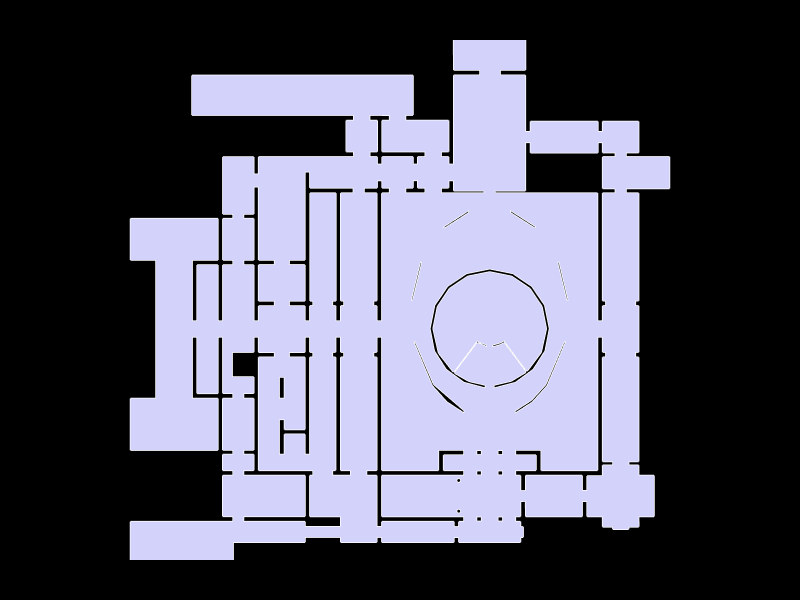

Here is the notebook cell this chart was saved with:
### Markdown cell above
## 6. Show the geometry

### Code cell
show_save(gallery,
          camera=[0,0,6],
          faceColor=[210,210,250],
          faceOpacity=1,
          edgeColor="white",
          edgeWidth=3,
          showVertices=False,
          backgroundColor="black",
          width=800,
          height=600,
          renderer=renderer,
          save_path=r"D:\Marina\MaCAD 2025\3 SEMESTER\Graph ML\graph_ml\graph_ml\A2_Spacial_Intelligence\2D files\01_gallery_floor_plan.png")

### Figure 1 — Plotly figure (JSON) as saved in the notebook; plotly's stock layout.template omitted (floating-point values rounded to 4 significant figures; data arrays with more than 128 entries replaced by an {"elided": "..."} marker saying what was removed)
{"data": [{"hoverinfo": "text", "legendgroup": "2", "legendrank": 2, "line": {"color": "white", "dash": "solid", "width": 3}, "marker": {"size": 0}, "mode": "lines", "name": "1: Untitled (Edges)", "showlegend": false, "text": "", "type": "scatter3d", "x": {"elided": "1749 float values"}, "y": {"elided": "1749 float values"}, "z": {"elided": "1749 int values"}}, {"cmax": 1, "cmin": 0, "color": "#D2D2FA", "colorscale": [[0, "#440154"], [0.1111, "#482878"], [0.2222, "#3e4989"], [0.3333, "#31688e"], [0.4444, "#26828e"], [0.5556, "#1f9e89"], [0.6667, "#35b779"], [0.7778, "#6ece58"], [0.8889, "#b5de2b"], [1, "#fde725"]], "flatshading": true, "hoverinfo": "text", "hovertext": "", "i": {"elided": "637 int values"}, "j": {"elided": "637 int values"}, "k": {"elided": "637 int values"}, "legendgroup": "3", "legendrank": 3, "lighting": {"facenormalsepsilon": 0}, "name": "1: Untitled (Faces)", "opacity": 1, "showlegend": false, "showscale": false, "text": "", "type": "mesh3d", "x": {"elided": "583 float values"}, "y": {"elided": "583 float values"}, "z": {"elided": "583 int values"}}], "layout": {"autosize": true, "height": 600, "margin": {"b": 40, "l": 40, "r": 40, "t": 40}, "paper_bgcolor": "#000000", "plot_bgcolor": "#000000", "scene": {"aspectmode": "data", "camera": {"center": {"x": 0, "y": 0, "z": 0}, "eye": {"x": 0, "y": 0, "z": 6}, "projection": {"type": "perspective"}, "up": {"x": 0, "y": 1, "z": 0}}, "xaxis": {"visible": false}, "yaxis": {"visible": false}, "zaxis": {"visible": false}}, "showlegend": true, "width": 800, "xaxis": {"showgrid": false, "visible": false, "zeroline": false}, "yaxis": {"showgrid": false, "visible": false, "zeroline": false}}}
